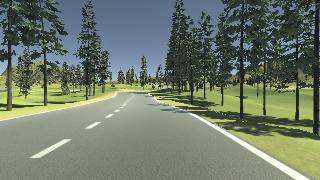
#> input picture Training/imgs/RGB.png, 320 x 180 px
$ python histogram.py
#> lines starting #> are read from the running program, lines starting #| are printed output that depends on the picture
import cv2
import numpy as np
import matplotlib.pyplot as plt

img = cv2.imread('imgs/RGB.png', 0)
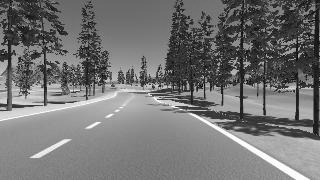
#> img: shape (180, 320); min 1, max 254, mean 115.9


histr = cv2.calcHist([img], [0],None,[256],[0,256])
#> histr = 256 values, max 838 at index 129, min 0 at index 0, mean 225

equ = cv2.equalizeHist(img)
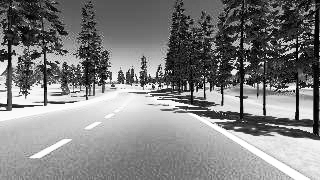
#> equ: shape (180, 320); min 0, max 255, mean 128.4

res = np.hstack((img,equ))
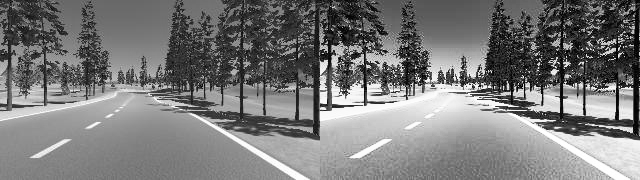
#> res: shape (180, 640); min 0, max 255, mean 122.2
cv2.imshow('res', res)

plt.plot(histr)
plt.show()
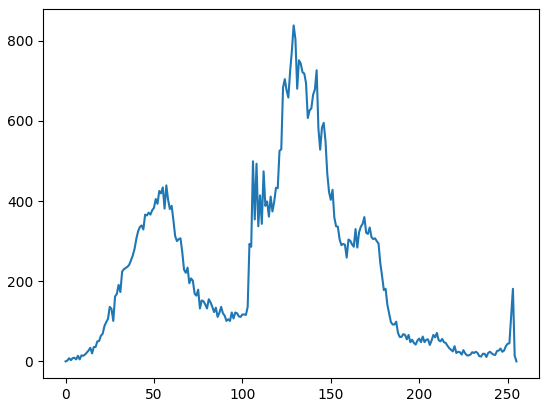
#> figure drawn by matplotlib, 1 panel; curve peaks at x = 129, y = 838
